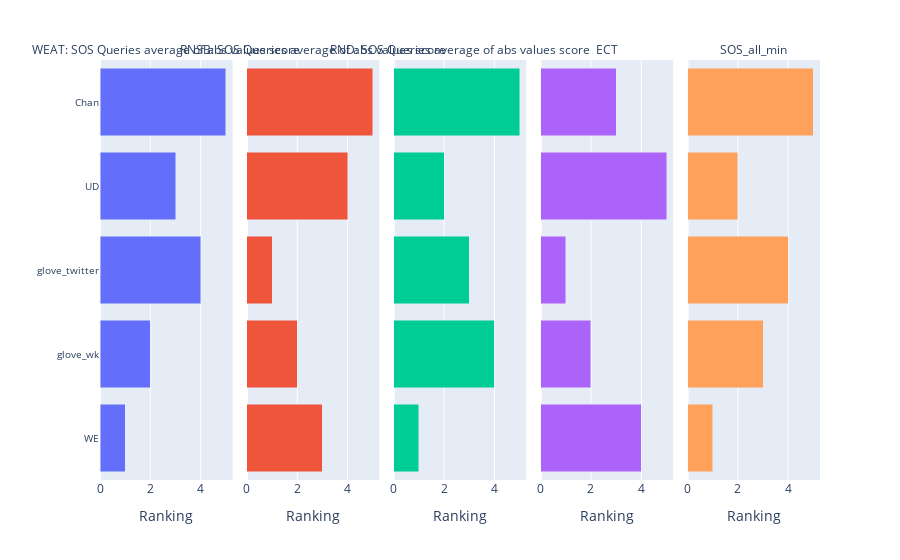

The code cell stored with this chart in its notebook:
### Code cell
plot_ranking(gender_ranking, use_metric_as_facet=True)

### Figure 1 — Plotly figure (JSON) as saved in the notebook; plotly's stock layout.template omitted (floating-point values rounded to 4 significant figures)
{"data": [{"alignmentgroup": "True", "hovertemplate": "Metric=WEAT: SOS Queries average of abs values score<br>Ranking=%{x}<br>Embedding model=%{y}<extra></extra>", "legendgroup": "WEAT: SOS Queries average of abs values score", "marker": {"color": "#636efa"}, "name": "WEAT: SOS Queries average of abs values score", "offsetgroup": "WEAT: SOS Queries average of abs values score", "orientation": "h", "showlegend": true, "textposition": "auto", "type": "bar", "x": [1, 2, 4, 3, 5], "xaxis": "x", "y": ["WE", "glove_wk", "glove_twitter", "UD", "Chan"], "yaxis": "y"}, {"alignmentgroup": "True", "hovertemplate": "Metric=RNSB: SOS Queries average of abs values score<br>Ranking=%{x}<br>Embedding model=%{y}<extra></extra>", "legendgroup": "RNSB: SOS Queries average of abs values score", "marker": {"color": "#EF553B"}, "name": "RNSB: SOS Queries average of abs values score", "offsetgroup": "RNSB: SOS Queries average of abs values score", "orientation": "h", "showlegend": true, "textposition": "auto", "type": "bar", "x": [3, 2, 1, 4, 5], "xaxis": "x2", "y": ["WE", "glove_wk", "glove_twitter", "UD", "Chan"], "yaxis": "y2"}, {"alignmentgroup": "True", "hovertemplate": "Metric=RND: SOS Queries average of abs values score<br>Ranking=%{x}<br>Embedding model=%{y}<extra></extra>", "legendgroup": "RND: SOS Queries average of abs values score", "marker": {"color": "#00cc96"}, "name": "RND: SOS Queries average of abs values score", "offsetgroup": "RND: SOS Queries average of abs values score", "orientation": "h", "showlegend": true, "textposition": "auto", "type": "bar", "x": [1, 4, 3, 2, 5], "xaxis": "x3", "y": ["WE", "glove_wk", "glove_twitter", "UD", "Chan"], "yaxis": "y3"}, {"alignmentgroup": "True", "hovertemplate": "Metric=ECT<br>Ranking=%{x}<br>Embedding model=%{y}<extra></extra>", "legendgroup": "ECT", "marker": {"color": "#ab63fa"}, "name": "ECT", "offsetgroup": "ECT", "orientation": "h", "showlegend": true, "textposition": "auto", "type": "bar", "x": [4, 2, 1, 5, 3], "xaxis": "x4", "y": ["WE", "glove_wk", "glove_twitter", "UD", "Chan"], "yaxis": "y4"}, {"alignmentgroup": "True", "hovertemplate": "Metric=SOS_all_min<br>Ranking=%{x}<br>Embedding model=%{y}<extra></extra>", "legendgroup": "SOS_all_min", "marker": {"color": "#FFA15A"}, "name": "SOS_all_min", "offsetgroup": "SOS_all_min", "orientation": "h", "showlegend": true, "textposition": "auto", "type": "bar", "x": [1, 3, 4, 2, 5], "xaxis": "x5", "y": ["WE", "glove_wk", "glove_twitter", "UD", "Chan"], "yaxis": "y5"}], "layout": {"annotations": [{"font": {}, "showarrow": false, "text": "WEAT: SOS Queries average of abs values score", "x": 0.092, "xanchor": "center", "xref": "paper", "y": 1, "yanchor": "bottom", "yref": "paper"}, {"font": {}, "showarrow": false, "text": "RNSB: SOS Queries average of abs values score", "x": 0.296, "xanchor": "center", "xref": "paper", "y": 1, "yanchor": "bottom", "yref": "paper"}, {"font": {}, "showarrow": false, "text": "RND: SOS Queries average of abs values score", "x": 0.5, "xanchor": "center", "xref": "paper", "y": 1, "yanchor": "bottom", "yref": "paper"}, {"font": {}, "showarrow": false, "text": "ECT", "x": 0.704, "xanchor": "center", "xref": "paper", "y": 1, "yanchor": "bottom", "yref": "paper"}, {"font": {}, "showarrow": false, "text": "SOS_all_min", "x": 0.908, "xanchor": "center", "xref": "paper", "y": 1, "yanchor": "bottom", "yref": "paper"}], "barmode": "stack", "legend": {"title": {"text": "Metric"}, "tracegroupgap": 0}, "margin": {"t": 60}, "showlegend": false, "xaxis": {"anchor": "y", "domain": [0, 0.184], "title": {"text": "Ranking"}}, "xaxis2": {"anchor": "y2", "domain": [0.204, 0.388], "matches": "x", "title": {"text": "Ranking"}}, "xaxis3": {"anchor": "y3", "domain": [0.408, 0.592], "matches": "x", "title": {"text": "Ranking"}}, "xaxis4": {"anchor": "y4", "domain": [0.612, 0.796], "matches": "x", "title": {"text": "Ranking"}}, "xaxis5": {"anchor": "y5", "domain": [0.816, 1], "matches": "x", "title": {"text": "Ranking"}}, "yaxis": {"anchor": "x", "domain": [0, 1], "tickfont": {"size": 10}, "title": {"text": ""}}, "yaxis2": {"anchor": "x2", "domain": [0, 1], "matches": "y", "showticklabels": false, "tickfont": {"size": 10}, "title": {"text": ""}}, "yaxis3": {"anchor": "x3", "domain": [0, 1], "matches": "y", "showticklabels": false, "tickfont": {"size": 10}, "title": {"text": ""}}, "yaxis4": {"anchor": "x4", "domain": [0, 1], "matches": "y", "showticklabels": false, "tickfont": {"size": 10}, "title": {"text": ""}}, "yaxis5": {"anchor": "x5", "domain": [0, 1], "matches": "y", "showticklabels": false, "tickfont": {"size": 10}, "title": {"text": ""}}}}
